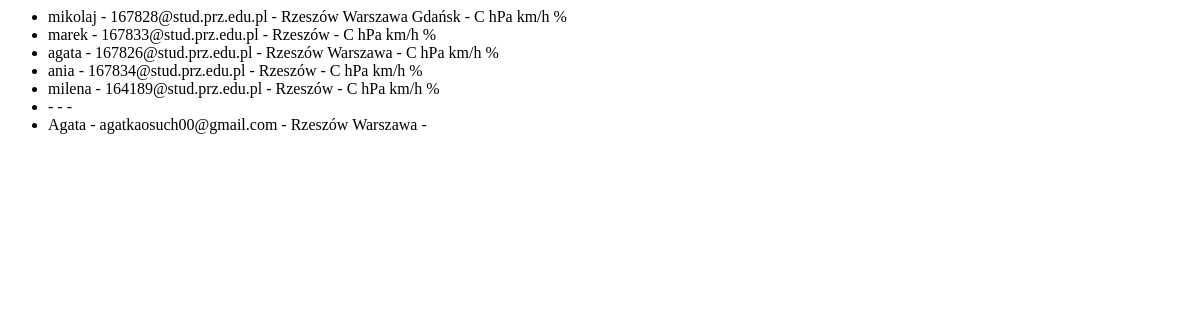
Page /testMail on the earlier database version.
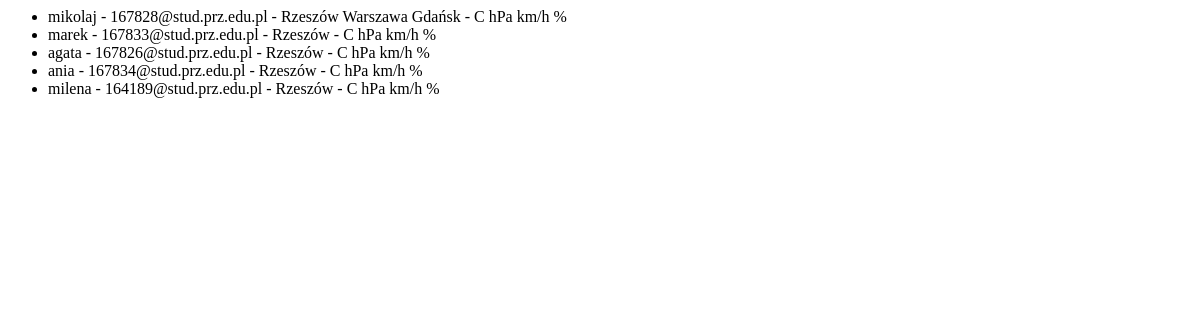
Same page on the later database version.
### website/models.py (models this page shows)
class User(db.Model, UserMixin):
    id = db.Column(db.Integer, primary_key=True)
    email = db.Column(db.String(128), unique=True, nullable = False)
    username = db.Column(db.String(128), unique=True, nullable = False)
    password = db.Column(db.String(128), nullable = False)
    date_created = db.Column(db.DateTime(timezone=True), default=func.now())
    miasta = db.relationship('Miasto', secondary=Miasto_Uzytkownika, backref='uzytkownicy')
    preferencje = db.relationship('Jednostka', secondary=Preferencje_Uzytkownika, backref='uzytkownicy')

class Miasto(db.Model):
    id = db.Column(db.Integer, primary_key=True)
    nazwa_miasta = db.Column(db.String(64), nullable = False)
    id_kraju = db.Column(db.Integer, db.ForeignKey("kraj.id"), nullable = False)
    pogoda_dzienna = db.relationship('PogodaDzienna', backref = 'miasto')
    pogoda_godzinowa = db.relationship('PogodaGodzinowa', backref = 'miasto')

class Jednostka(db.Model):
    id = db.Column(db.Integer, primary_key=True)
    nazwa_jednostki = db.Column(db.String(64), nullable = False)
    id_atrybutu = db.Column(db.Integer, ForeignKey("atrybut.id"))

### website/views.py (the view)
@views.route('/testMail')
def test():
    users = db.session.query(User).all()
    return render_template('./testMail/testMail.html', uzytkownicy=users)

### website/templates/testMail/testMail.html
<ul>
{% for uzytkownik in uzytkownicy %}
    <li>{{uzytkownik.username}} - {{uzytkownik.email}}
     - {% for miasto in uzytkownik.miasta %} {{miasto.nazwa_miasta}} {% endfor %}
     - {% for pref in uzytkownik.preferencje %} {{pref.nazwa_jednostki}} {% endfor %}
    </li>
{% endfor %}
</ul>

Differences in the rows shown:
removed User: username "Agata", email "agatkaosuch00@gmail.com", Miasto (nazwa_miasta "Rzeszów"), Miasto (nazwa_miasta "Warszawa")
changed User "agata": loses Miasto (nazwa_miasta "Warszawa")
